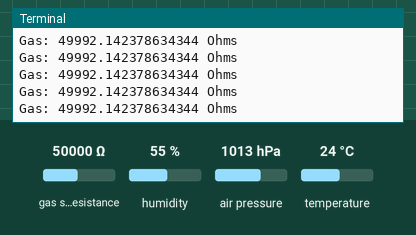
This program was run on a simulated Raspberry Pi (BCM pin numbers). On the bench: the last lines printed to the terminal. The test bench sets the inputs (shaded band); at power-on: gas sensor resistance 50000 Ω, humidity 55 %, air pressure 1013 hPa, temperature 24 °C. The clock reads 2024-03-15 10:24:30 at power-on unless the program sets it; library files of the repository ran but are not shown: bme680.py.

Above: at 5.0 s.
5.1 s: gas sensor resistance set to 6880 Ω
At 6.5 s:
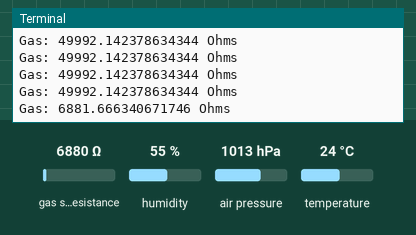
6.6 s: gas sensor resistance set to 28500 Ω
At 7.9 s:
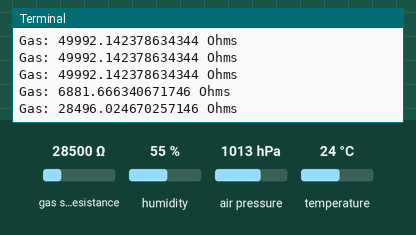
Timing chart, 0 to 9.6 s (numbered marks = the images above; inputs shaded):
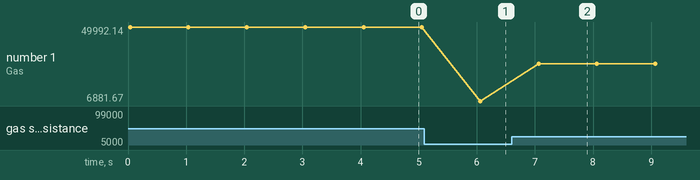

Measured:
- after the input at 5.1 s, the terminal: prints a new line after 0.96 s (image 1)
- after the input at 6.6 s, the terminal: prints a new line after 0.46 s (image 2)
- plotted number 1: 49992.14 → 6881.67 after the input at 5.1 s, 6881.67 → 28496.02 after the input at 6.6 s

The program:

indoor-air-quality.py
```python
#!/usr/bin/env python
import bme680
import time

print("""Estimate indoor air quality

Runs the sensor for a burn-in period, then uses a
combination of relative humidity and gas resistance
to estimate indoor air quality as a percentage.

Press Ctrl+C to exit

""")

try:
    sensor = bme680.BME680(bme680.I2C_ADDR_PRIMARY)
except IOError:
    sensor = bme680.BME680(bme680.I2C_ADDR_SECONDARY)

# These oversampling settings can be tweaked to
# change the balance between accuracy and noise in
# the data.

sensor.set_humidity_oversample(bme680.OS_2X)
sensor.set_pressure_oversample(bme680.OS_4X)
sensor.set_temperature_oversample(bme680.OS_8X)
sensor.set_filter(bme680.FILTER_SIZE_3)
sensor.set_gas_status(bme680.ENABLE_GAS_MEAS)

sensor.set_gas_heater_temperature(320)
sensor.set_gas_heater_duration(150)
sensor.select_gas_heater_profile(0)

# start_time and curr_time ensure that the
# burn_in_time (in seconds) is kept track of.

start_time = time.time()
curr_time = time.time()
burn_in_time = 300

burn_in_data = []

try:
    # Collect gas resistance burn-in values, then use the average
    # of the last 50 values to set the upper limit for calculating
    # gas_baseline.
    print('Collecting gas resistance burn-in data for 5 mins\n')
    while curr_time - start_time < burn_in_time:
        curr_time = time.time()
        if sensor.get_sensor_data() and sensor.data.heat_stable:
            gas = sensor.data.gas_resistance
            burn_in_data.append(gas)
            print('Gas: {0} Ohms'.format(gas))
            time.sleep(1)

    gas_baseline = sum(burn_in_data[-50:]) / 50.0

    # Set the humidity baseline to 40%, an optimal indoor humidity.
    hum_baseline = 40.0

    # This sets the balance between humidity and gas reading in the
    # calculation of air_quality_score (25:75, humidity:gas)
    hum_weighting = 0.25

    print('Gas baseline: {0} Ohms, humidity baseline: {1:.2f} %RH\n'.format(
        gas_baseline,
        hum_baseline))

    while True:
        if sensor.get_sensor_data() and sensor.data.heat_stable:
            gas = sensor.data.gas_resistance
            gas_offset = gas_baseline - gas

            hum = sensor.data.humidity
            hum_offset = hum - hum_baseline

            # Calculate hum_score as the distance from the hum_baseline.
            if hum_offset > 0:
                hum_score = (100 - hum_baseline - hum_offset)
                hum_score /= (100 - hum_baseline)
                hum_score *= (hum_weighting * 100)

            else:
                hum_score = (hum_baseline + hum_offset)
                hum_score /= hum_baseline
                hum_score *= (hum_weighting * 100)

            # Calculate gas_score as the distance from the gas_baseline.
            if gas_offset > 0:
                gas_score = (gas / gas_baseline)
                gas_score *= (100 - (hum_weighting * 100))

            else:
                gas_score = 100 - (hum_weighting * 100)

            # Calculate air_quality_score.
            air_quality_score = hum_score + gas_score

            print('Gas: {0:.2f} Ohms,humidity: {1:.2f} %RH,air quality: {2:.2f}'.format(
                gas,
                hum,
                air_quality_score))

            time.sleep(1)

except KeyboardInterrupt:
    pass
```
